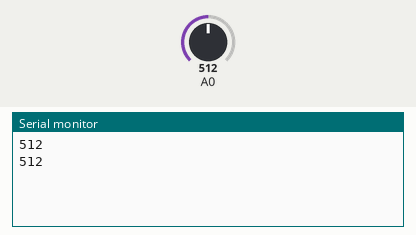
Recording of a sketch running on a simulated Arduino Uno, built with avr-gcc and run on an emulated ATmega328P. On the bench: the last lines printed to the serial monitor. The test bench sets the inputs (shaded band); at power-on: A0 = 512.

Above: at 9.1 s.
9.2 s: A0 set to 716
At 14.1 s:
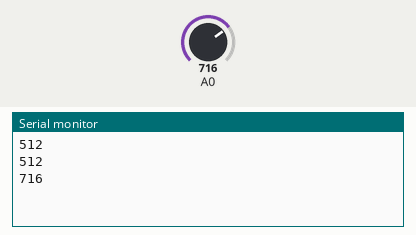
15.4 s: A0 set to 900
At 18.2 s:
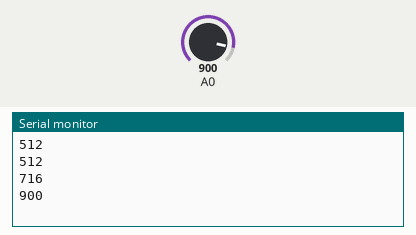
Timing chart, 0 to 19.7 s (numbered marks = the images above; inputs shaded):
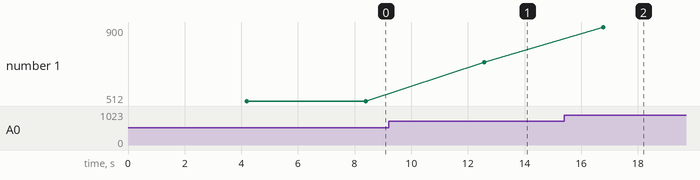

The sketch:

sketch_nov28a.ino
```cpp
void setup() {
  // put your setup code here, to run once:
  ADMUX |= 0b01100000;
  ADCSRA = 0b10000000;
  ADCSRB = 0b00000000;
  DIDR0 = 0b00000000;

  CLKPR = 0b10000000;

  cli();
  TCCR1A = 0;
  TCCR1B = 0b00000101;
//  TCNT1L = 250;
//  TCNT1H = 250;
  TIMSK1 |= (1 << TOIE1);
//  TCCR1B |= (1 << CS11) | (1 << CS10);

  Serial.begin(9600);
  sei();
}

void loop() {
  // put your main code here, to run repeatedly:

}

ISR(TIMER1_OVF_vect){

  ADCSRA |= (1 << ADSC);
  while(ADCSRA & (1 << ADSC)){}
  int test1 = ADCL >> 6;
  int test2 = ADCH << 2;
  int test = test1 + test2;
  Serial.println(test);
}
```

main.c
```cpp
#include <stdlib.h>

int main(void){

    //lijn met commentaar
    //Omeuning dik commentaar

printf("Hello, World");

}
```

Measured:
- after the input at 9.2 s, the serial monitor: prints a new line after 3.4 s (image 1)
- after the input at 15.4 s, the serial monitor: prints a new line after 1.4 s (image 2)
- plotted number 1: 512 → 716 after the input at 9.2 s, 716 → 900 after the input at 15.4 s
